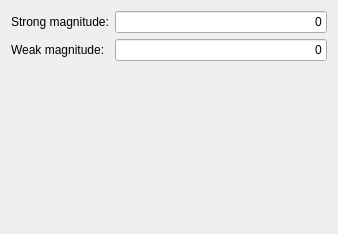
<?xml version="1.0" encoding="UTF-8"?>
<ui version="4.0">
 <class>RumbleEffectSettings</class>
 <widget class="QWidget" name="RumbleEffectSettings">
  <property name="geometry">
   <rect>
    <x>0</x>
    <y>0</y>
    <width>338</width>
    <height>234</height>
   </rect>
  </property>
  <property name="windowTitle">
   <string>MainWindow</string>
  </property>
  <layout class="QFormLayout" name="formLayout">
   <item row="1" column="0">
    <widget class="QLabel" name="ql_strongMag">
     <property name="text">
      <string>Strong magnitude:</string>
     </property>
    </widget>
   </item>
   <item row="2" column="0">
    <widget class="QLabel" name="ql_weakMag">
     <property name="text">
      <string>Weak magnitude:</string>
     </property>
    </widget>
   </item>
   <item row="1" column="1">
    <widget class="QLineEdit" name="qle_strongMag">
     <property name="text">
      <string>0</string>
     </property>
     <property name="alignment">
      <set>Qt::AlignRight|Qt::AlignTrailing|Qt::AlignVCenter</set>
     </property>
    </widget>
   </item>
   <item row="2" column="1">
    <widget class="QLineEdit" name="qle_weakMag">
     <property name="text">
      <string>0</string>
     </property>
     <property name="alignment">
      <set>Qt::AlignRight|Qt::AlignTrailing|Qt::AlignVCenter</set>
     </property>
    </widget>
   </item>
  </layout>
 </widget>
 <resources/>
 <connections/>
</ui>
